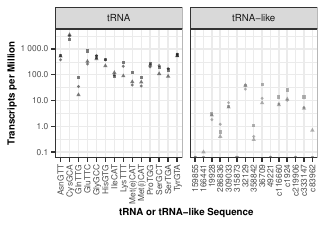

Source code (R):
library(tidyverse)
library(scales)

tpm_data = read.csv("t-element_vs_mito_tpms.csv")

ggplot(data=tpm_data, aes(x=Ref_tRNA, y=TPM,0.1, shape=as.factor(Rep), color=Type)) +
  geom_point(alpha=0.5, size=0.75) +
  facet_wrap(~Type, scales = "free_x") +
  theme_bw() +
  xlab("tRNA or tRNA-like Sequence") +
  ylab("Transcripts per Million") +
  theme(legend.position = "none", axis.title=element_text(size=7, face="bold"), axis.text.x = element_text(angle = 90, vjust = 0.5, hjust=1, size=6), axis.text.y=element_text(size=6), strip.text = element_text(size = 7)) +
  scale_color_manual(values=c("black", "gray40")) +
  scale_y_log10(labels = label_number())

ggsave("t-element_vs_mito_tpms.pdf", width=3.25, height=2.25)